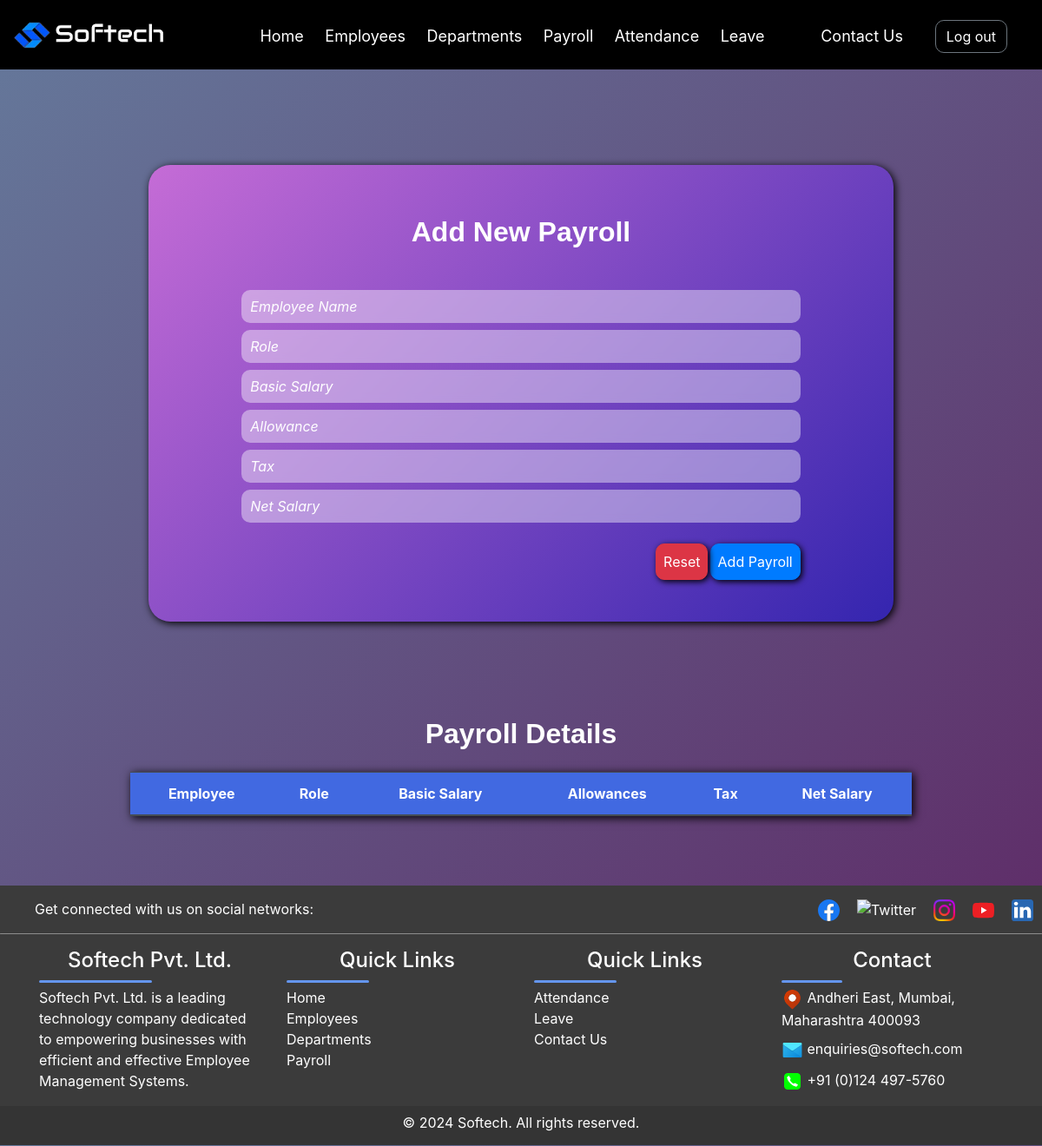
Before: /payroll with the older database file.
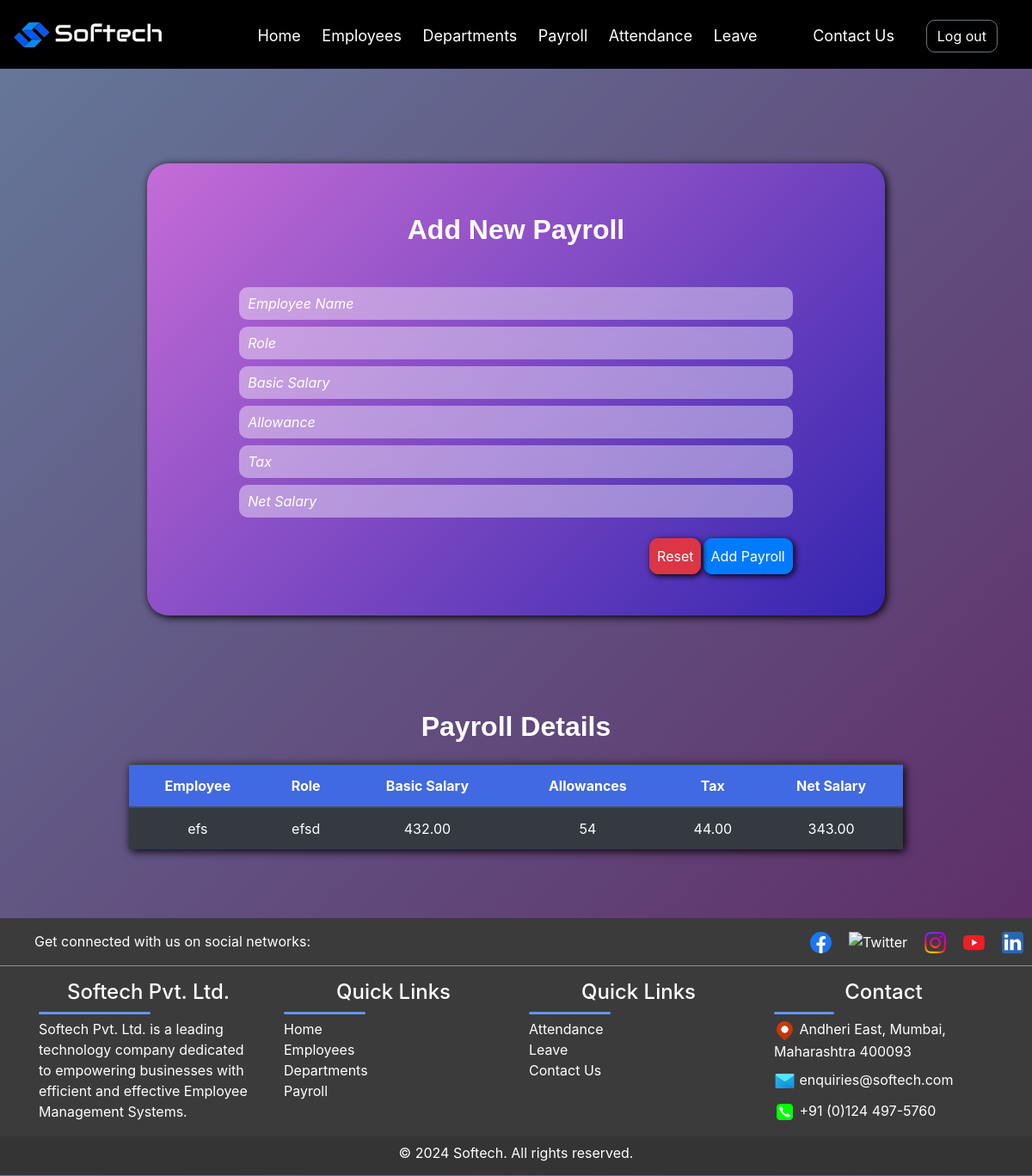
After: the same page with the newer database file.
### app/models.py (models this page shows)
class Payroll(models.Model):
      emp_name = models.ForeignKey(Employees, on_delete=models.CASCADE)
      role = models.CharField(max_length=100)
      basic_salary = models.DecimalField(max_digits=10, decimal_places=2)
      allowance = models.IntegerField(null=True)
      tax = models.DecimalField(max_digits=5, decimal_places=2)
      net_salary = models.DecimalField(max_digits=10, decimal_places=2)

class Employees(models.Model):
      emp_id = models.CharField(max_length=10, primary_key=True)
      emp_name = models.CharField(max_length=100)
      mobile_number = models.CharField(max_length=15)
      email = models.EmailField()
      address = models.TextField()
      department_name = models.ForeignKey(Departments, on_delete=models.CASCADE)
      role = models.CharField(max_length=100)
      def __str__(self):
        return self.emp_name

### app/views.py (the view, shortened to what this page needs)
# urls.py: path('payroll', views.payroll_page,name="payroll"),
def payroll_page(request):
    payrolls=Payroll.objects.all()
    form=PayrollForm()
    context = {'form':form,'payroll':payrolls}
    return render(request, 'app/payroll.html', context)

### app/templates/app/payroll.html (shortened to what this page needs)
{% extends "base_template/base.html" %}
{% load static %}
{% block content %}
            <form method="POST" class="bg-body py-5 text-center" id="formbackground">
                <h2 class="fs-3 fw-bold text-decoration-underline mb-5">Add New Payroll</h2>
                {{form.emp_name}}
                {{form.role}}
                {{form.basic_salary}}
                {{form.allowance}}
                {{form.tax}}
                {{form.net_salary}}
                <div class="buttons w-75 mx-auto">
                <div class="row g-0">
                    <div class="col-6 text-start">
                    </div>
                    <div class="col-6 text-end">
                        <button class="btn btn-danger mt-3 me-2 p-2" id="resetBtn" style="margin-left: 45%;">Reset</button>
                        <button class="btn btn-primary mt-3 p-2" id="addBtn" type="submit" style="float: right;">Add Payroll</button>
                    </div>
                </div>
                </div>
            </form>
            <div class="w-auto mx-auto">
                <h2 class="fs-3 fw-bold text-decoration-underline mb-2 mt-5">Payroll Details</h2>
                <table class="table table-dark table-hover mt-4 mb-5 text-center w-75">
                    <thead  class="fw-bold">
                            <th>Employee</th>
                            <th>Role</th>
                            <th>Basic Salary</th>
                            <th>Allowances</th>
                            <th>Tax</th>
                            <th>Net Salary</th>
                    </thead>
                    <tbody id="payrollTable">
                        {% for pay in payroll  %}
                        <tr>
                          <td>{{pay.emp_name}}</td>
                          <td>{{pay.role}}</td>
                          <td>{{pay.basic_salary}}</td>
                          <td>{{pay.allowance}}</td>
                          <td>{{pay.tax}}</td>
                          <td>{{pay.net_salary}}</td>
                        </tr>
                        {% endfor %}
                    </tbody>
                </table>
            </div>
        {% endblock content %}

Changed rows visible on the page:
added Payroll: emp_name "efs", role "efsd", basic_salary "432.00", allowance "54", tax "44.00", net_salary "343.00"
